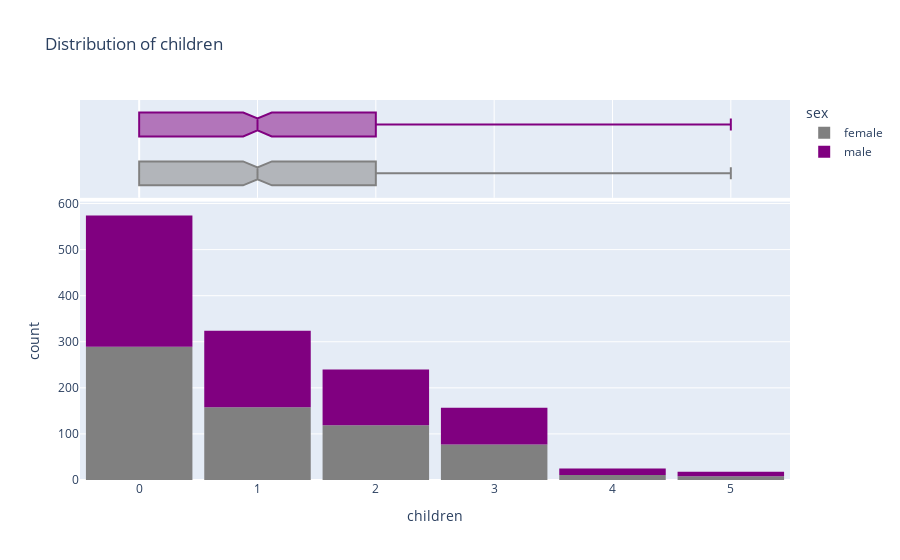

The notebook cell this image was saved under:
### Code cell
fig = px.histogram(
    medical_df,
    x='children',
    color_discrete_sequence=['grey','purple'],
    title='Distribution of children',
    marginal='box',
    color='sex',
)
fig.update_layout(bargap = 0.1)
fig.show()

### Figure 1 — Plotly figure (JSON) as saved in the notebook; plotly's stock layout.template omitted (floating-point values rounded to 4 significant figures; data arrays with more than 128 entries replaced by an {"elided": "..."} marker saying what was removed)
{"data": [{"alignmentgroup": "True", "bingroup": "x", "hovertemplate": "sex=female<br>children=%{x}<br>count=%{y}<extra></extra>", "legendgroup": "female", "marker": {"color": "grey", "pattern": {"shape": ""}}, "name": "female", "offsetgroup": "female", "orientation": "v", "showlegend": true, "type": "histogram", "x": {"elided": "662 int values"}, "xaxis": "x", "yaxis": "y"}, {"alignmentgroup": "True", "hovertemplate": "sex=female<br>children=%{x}<extra></extra>", "legendgroup": "female", "marker": {"color": "grey"}, "name": "female", "notched": true, "offsetgroup": "female", "showlegend": false, "type": "box", "x": {"elided": "662 int values"}, "xaxis": "x2", "yaxis": "y2"}, {"alignmentgroup": "True", "bingroup": "x", "hovertemplate": "sex=male<br>children=%{x}<br>count=%{y}<extra></extra>", "legendgroup": "male", "marker": {"color": "purple", "pattern": {"shape": ""}}, "name": "male", "offsetgroup": "male", "orientation": "v", "showlegend": true, "type": "histogram", "x": {"elided": "676 int values"}, "xaxis": "x", "yaxis": "y"}, {"alignmentgroup": "True", "hovertemplate": "sex=male<br>children=%{x}<extra></extra>", "legendgroup": "male", "marker": {"color": "purple"}, "name": "male", "notched": true, "offsetgroup": "male", "showlegend": false, "type": "box", "x": {"elided": "676 int values"}, "xaxis": "x2", "yaxis": "y2"}], "layout": {"bargap": 0.1, "barmode": "relative", "legend": {"title": {"text": "sex"}, "tracegroupgap": 0}, "title": {"text": "Distribution of children"}, "xaxis": {"anchor": "y", "domain": [0, 1], "title": {"text": "children"}}, "xaxis2": {"anchor": "y2", "domain": [0, 1], "matches": "x", "showgrid": true, "showticklabels": false}, "yaxis": {"anchor": "x", "domain": [0, 0.7326], "title": {"text": "count"}}, "yaxis2": {"anchor": "x2", "domain": [0.7426, 1], "matches": "y2", "showgrid": false, "showline": false, "showticklabels": false, "ticks": ""}}}
